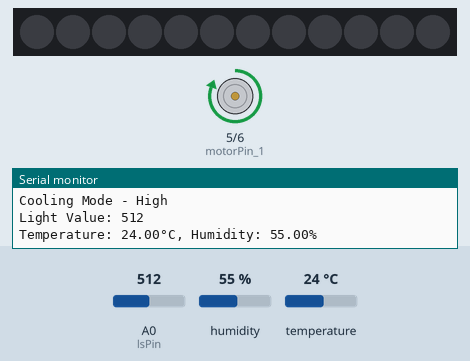
This sketch was run on a simulated Arduino Uno, built with avr-gcc and run on an emulated ATmega328P. Parts: 12 RGB LEDs in strip order, left to right, motor-driver pin pairs drawn as motors (green arrow = first pin HIGH = forward, orange = second pin HIGH = backward, longer = more drive), the last lines printed to the serial monitor. Inputs (shaded band) come from the test bench; at power-on: A0 (lsPin) = 512, temperature 24 °C, humidity 55 %. Dim RGB values are drawn brighter than linear.

Above: at 3.3 s.
3.4 s: A0 (lsPin) set to 162
6.7 s: A0 (lsPin) set to 142
At 8.2 s:
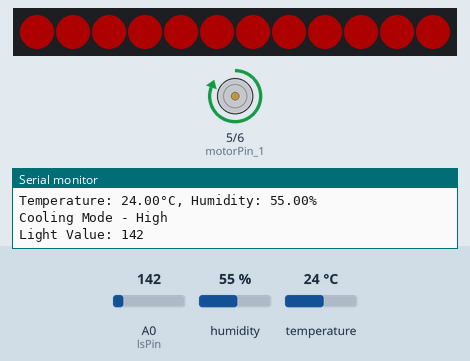
12.2 s: temperature set to 22 °C
At 17.9 s:
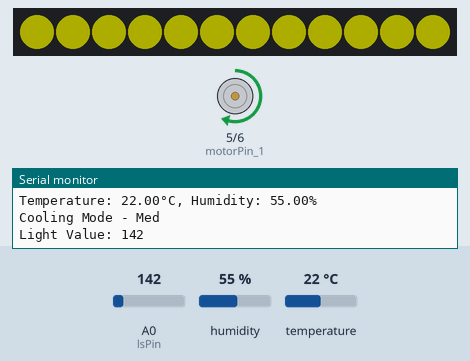
19.2 s: temperature set to 28 °C
At 28.4 s:
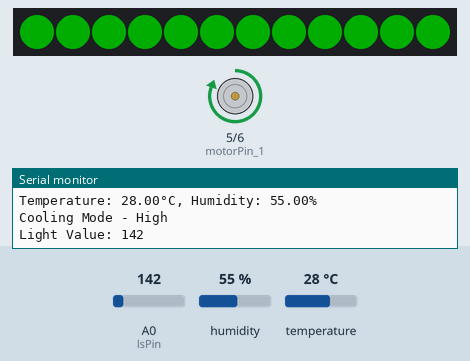
31.7 s: temperature set to 12 °C
At 38.2 s:
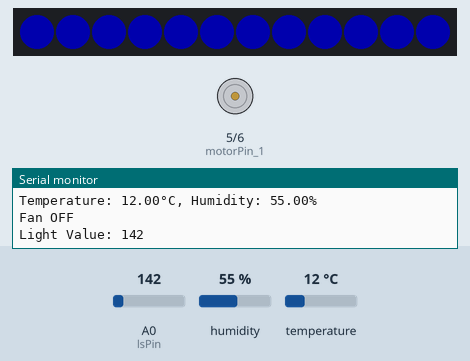
38.7 s: temperature set to 20 °C
44.5 s: temperature set to 23 °C
Timing chart, 0 to 47.5 s (numbered marks = the images above; inputs shaded):
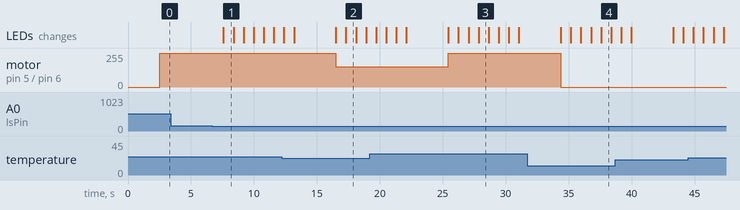

The sketch:

SL_AFC.ino
```cpp
// ---------- Libraries  ----------
#include <Adafruit_NeoPixel.h> // 12 bit RGB LED library
#include <DHT.h>               // DHT11 temp & humi sensor library

// ---------- Pin Def., Objects & Variables ----------
// 12 bit RGB LED + light sensor
int LED_PIN = 8;                                                   // Connect to D (DIN)
int LED_COUNT = 12;                                                // 12 LEDs on ring
Adafruit_NeoPixel strip(LED_COUNT, LED_PIN, NEO_GRB + NEO_KHZ800); // Create a NeoPixel LED strip object
int lsPin = A0;                                                    // set light sensor=A0
int lsValue;                                                       // light sensor value
int lsThs = 150;

// DHT11 temp & humi sensor + DC motor
int dhtPin = 2; // DHT11 data pin
int dhtType = DHT11;
DHT dht(dhtPin, dhtType);
float humi;
float temp;
int motorPin_1 = 5; // DRV8833 IN1
int motorPin_2 = 6; // DRV8833 IN2
int medWarm = 22;   // replace tempThs_1 with medWarm
int veryWarm = 24;  // replace tempThs_2 with veryWarm

// ---------- Setup ----------
void setup()
{
    // put your setup code here, to run once:
    // serial monitor for debugging
    Serial.begin(9600);

    // 12 bit RGB LED + light sensor
    strip.begin();
    strip.setBrightness(50); // Low brightness
    strip.show();            // send data to LED ring
    pinMode(lsPin, INPUT);

    // DHT11 temp & humi sensor + DC motor
    dht.begin();
    pinMode(motorPin_1, OUTPUT);
    pinMode(motorPin_2, OUTPUT);
}

// ---------- Loop ----------
void loop()
{
    // put your main code here, to run repeatedly:
    handleSmartLighting();
    updateTempHumi();
    handleAutoFanCooling();
}

// ---------- Functions ----------
// --- Smart Lighting ---
void handleSmartLighting()
{
    lsValue = analogRead(lsPin);
    Serial.print(F("Light Value: "));
    Serial.println(lsValue);
    if (lsValue < lsThs)
    {
        rainbow();
    }
    else
    {
        setColor(0, 0, 0);
    }
    delay(500);
}

void rainbow()
{
    // 🔴 RED
    setColor(255, 0, 0);
    delay(800);

    // 🟡 Yellow
    setColor(255, 255, 0);
    delay(800);

    // 🟠 Orange
    setColor(255, 100, 0);
    delay(800);

    // 🟢 GREEN
    setColor(0, 255, 0);
    delay(800);

    // 🔵 BLUE
    setColor(0, 0, 255);
    delay(800);

    // 🔷 Indigo
    setColor(75, 0, 130);
    delay(800);

    // 🟣 Violet
    setColor(148, 0, 211);
    delay(800);

    // ⚫ OFF
    setColor(0, 0, 0);
    delay(800);
}

void setColor(int r, int g, int b)
{
    for (int i = 0; i < LED_COUNT; i++)
    {
        strip.setPixelColor(i, strip.Color(r, g, b));
    }
    strip.show();
}

// --- Auto Fan Cooling ---
void updateTempHumi()
{
    humi = dht.readHumidity();
    temp = dht.readTemperature(); // Celsius
    Serial.print(F("Temperature: "));
    Serial.print(temp);
    Serial.print(F("°C, Humidity: "));
    Serial.print(humi);
    Serial.println(F("%"));
    delay(2000); // DHT11 sensor can only be read every 2 seconds
}

void handleAutoFanCooling()
{
    if (temp < medWarm)
    {
        fanOff();
    }
    else if (temp >= medWarm && temp < veryWarm)
    {
        analogWrite(motorPin_1, 153);
        analogWrite(motorPin_2, 0); // half speed cooling fan
        Serial.println(F("Cooling Mode - Med"));
    }
    else
    {
        analogWrite(motorPin_1, 255);
        analogWrite(motorPin_2, 0); // full speed cooling fan
        Serial.println(F("Cooling Mode - High"));
    }
}

void fanOff()
{
    analogWrite(motorPin_1, 0);
    analogWrite(motorPin_2, 0); // stop motor: both inputs LOW
    Serial.println(F("Fan OFF"));
}
```

Measured:
- the behaviour switches between 150 and 149 on A0 (lsPin) (found by bisection; images 0 and 1)
- the behaviour switches between 24 and 23 °C on temperature (found by bisection; images 1 and 2)
- after the input at 6.7 s, the LEDs: change after 0.88 s (image 1)
- after the input at 12.2 s, motor on pin 5 (motorPin_1) / pin 6 (motorPin_2): forward 255/255 → forward 153/255 after 4.3 s
- after the input at 19.2 s, motor on pin 5 (motorPin_1) / pin 6 (motorPin_2): forward 153/255 → forward 255/255 after 6.2 s
- after the input at 31.7 s, motor on pin 5 (motorPin_1) / pin 6 (motorPin_2): forward 255/255 → stopped after 2.7 s
- what the display in image 1 shows lasts 0.8 s, from 7.6 s to 8.4 s
